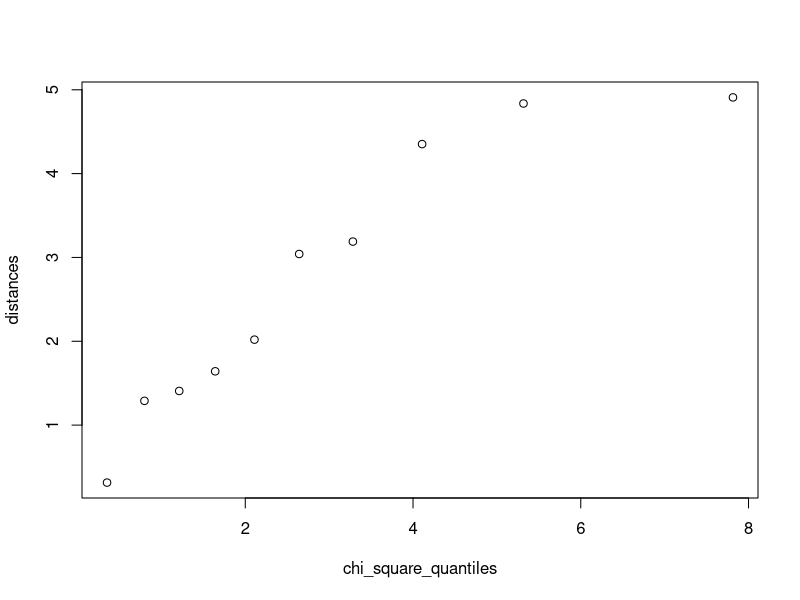

The R script that drew this image:
raw_data <- data.frame(read.csv("4_25_top_10_companies_data.csv"))
raw_data
chi_square_quantiles <- c(0.3518,0.7978,1.2125,1.6416,2.1095,2.6430,3.2831,4.1083,5.3170,7.8147)
sigma_mat <- cov(raw_data[,2:4])
sigma_mat
sigma_inverse <- solve(sigma_mat)
sigma_inverse
mean_matrix <- c(mean(raw_data[,2]),mean(raw_data[,3]),mean(raw_data[,4]))
mean_matrix
scaled_comp_data <- scale(raw_data[,2:4],scale=FALSE)
scaled_comp_data
scaled_comp_data_transpose <- t(scaled_comp_data)
scaled_comp_data_transpose
distances <- sort(mahalanobis(raw_data[,2:4],mean_matrix,sigma_mat))
distances
plot(chi_square_quantiles,distances)